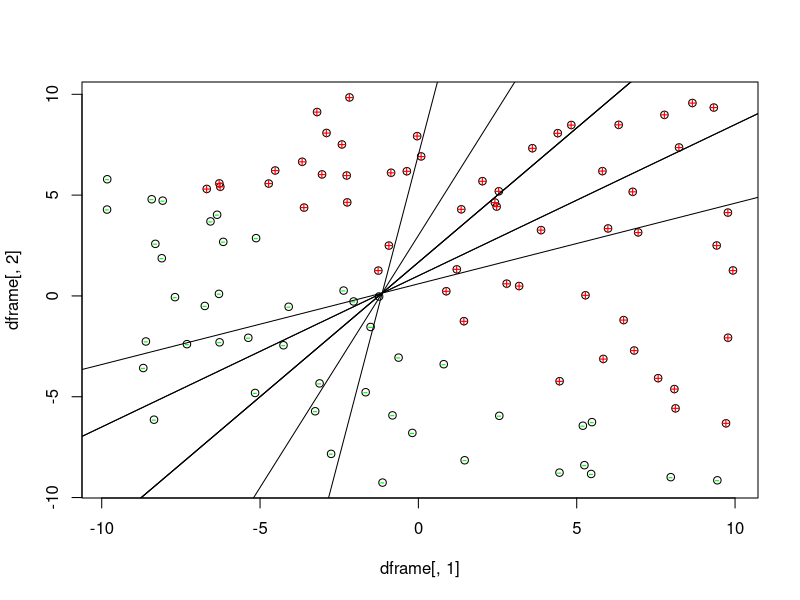

The R source for this figure: (Note: this script raises an error after producing the figure.)
#Algorithme du perceptron

perceptron <- function(dframe){

	#ajout d'une colonne x0 de valeur 1
	x0 <- rep(1,nrow(dframe));

	#ajout de x0 au debut de notre dframe
	df<-data.frame(x0,dframe);

	#initialisation de somme pour calcul de poids et de sorties
	somme<-0;
	somme2<-0;

	#Variables de poids et de sorties
	W<-sample(-5:5,size=ncol(df),replace=T);
	W2<-sample(-5:5,size=ncol(df),replace=T);

	for(i in 1:ncol(df)){
		somme<-somme+(df[,i]*W[i]);
		somme2<-somme2+(df[,i]*W2[i]);
	}

	signe<-ifelse(somme<0,0,1);
	my_classe <- ifelse(somme2<0,0,1);

	## génération du graphique selon 2 types de coordonnées
	plot(dframe[,2]~dframe[,1],data=df);
	## ici on marque les catégories avec "+" ou "-"
	points(subset(data.frame(df[,2],df[,3]),signe==0), col="green", pch="-");
	points(subset(data.frame(df[,2],df[,3]),signe==1), col="red", pch="+");
	
	#ajout du signe en fin de notre dataframe existante
	df2<-data.frame(df,signe);

	#booleen qui représente la convergence
	bool <- FALSE;

	ITER<-0;

	while((bool==FALSE) && (ITER<10)){
		ITER<-ITER+1;

		bool= TRUE;

		for(i in 1:nrow(df2)){

			#comparaison jusqu'à convergence
			if(signe[i]!=my_classe[i]){

				##Note: anomalie au niveau de df2[i,ncol(df2)]
				W2<-W2+df2[i,ncol(df2)]*(signe[i]-my_classe[i]);
				bool = FALSE;

				for(i in 1:ncol(df)){
					somme2<-somme2+(df[,i]*W2[i]);
				}
				my_classe <- ifelse(somme2<0,0,1);
				abline(a=(-(W2[1]/W2[3])), b=(-(W2[2]/W2[3])), col='black');
				
			}

			

				print(my_classe);

				
			
	
		}
		##Note remplacer ensuite par W2 quand anomalie sera résolue
		abline(a=(-(W[1]/W[3])), b=(-(W[2]/W[3])), col='blue');

	}

}




##Simulation du perceptron sur un jeu de données au hasard

set.seed(007);

#on fait un tirage de 100 valeurs
x1 <- runif(100, -10, 10);
x2 <- runif(100, -10, 10);

#on réunit x1 et x2 dans une dataframe df
df <- data.frame(x1,x2);


perceptron(df);
		






